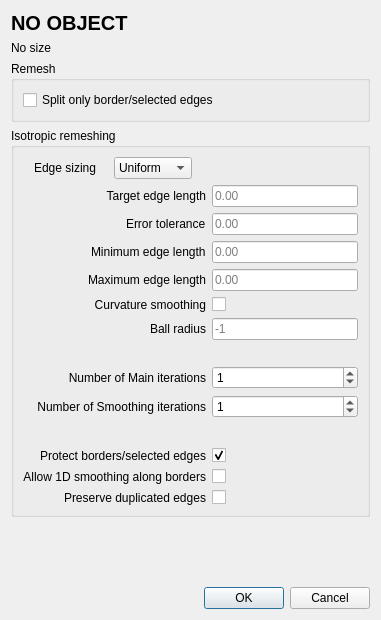
<?xml version="1.0" encoding="UTF-8"?>
<ui version="4.0">
 <class>Isotropic_remeshing_dialog</class>
 <widget class="QDialog" name="Isotropic_remeshing_dialog">
  <property name="enabled">
   <bool>true</bool>
  </property>
  <property name="geometry">
   <rect>
    <x>0</x>
    <y>0</y>
    <width>381</width>
    <height>620</height>
   </rect>
  </property>
  <property name="windowTitle">
   <string>Isotropic remeshing criteria</string>
  </property>
  <layout class="QVBoxLayout" name="verticalLayout">
   <item>
    <widget class="QLabel" name="objectName">
     <property name="font">
      <font>
       <pointsize>15</pointsize>
       <weight>75</weight>
       <bold>true</bold>
      </font>
     </property>
     <property name="text">
      <string>NO OBJECT</string>
     </property>
    </widget>
   </item>
   <item>
    <widget class="QLabel" name="objectNameSize">
     <property name="text">
      <string>No size</string>
     </property>
    </widget>
   </item>
   <item>
    <widget class="QGroupBox" name="groupBox_2">
     <property name="title">
      <string>Remesh</string>
     </property>
     <layout class="QHBoxLayout" name="horizontalLayout">
      <item>
       <widget class="QCheckBox" name="splitEdgesOnly_checkbox">
        <property name="text">
         <string>Split only border/selected edges</string>
        </property>
       </widget>
      </item>
     </layout>
    </widget>
   </item>
   <item>
    <widget class="QGroupBox" name="groupBox">
     <property name="title">
      <string>Isotropic remeshing</string>
     </property>
     <layout class="QGridLayout" name="gridLayout_2" rowstretch="0,0,0,0,0,0,0,0,0,0,0,0,0,0,0,0,0,0,0,0,0,0,0,0,0,0,0" columnstretch="0,0">
      <item row="15" column="1">
       <widget class="QCheckBox" name="curvSmooth_checkbox">
        <property name="text">
         <string/>
        </property>
       </widget>
      </item>
      <item row="13" column="0" alignment="Qt::AlignRight">
       <widget class="QLabel" name="minEdgeLength_label">
        <property name="text">
         <string>Minimum edge length</string>
        </property>
       </widget>
      </item>
      <item row="25" column="1">
       <widget class="QCheckBox" name="smooth1D_checkbox">
        <property name="text">
         <string/>
        </property>
       </widget>
      </item>
      <item row="22" column="1">
       <widget class="QSpinBox" name="nbSmoothing_spinbox">
        <property name="minimum">
         <number>0</number>
        </property>
        <property name="maximum">
         <number>100</number>
        </property>
        <property name="value">
         <number>1</number>
        </property>
       </widget>
      </item>
      <item row="12" column="0" alignment="Qt::AlignRight">
       <widget class="QLabel" name="errorTol_label">
        <property name="text">
         <string>Error tolerance</string>
        </property>
       </widget>
      </item>
      <item row="24" column="1">
       <widget class="QCheckBox" name="protect_checkbox">
        <property name="text">
         <string/>
        </property>
        <property name="checked">
         <bool>true</bool>
        </property>
       </widget>
      </item>
      <item row="12" column="1">
       <widget class="DoubleEdit" name="errorTol_edit">
        <property name="text">
         <string/>
        </property>
        <property name="placeholderText">
         <string>0.00</string>
        </property>
       </widget>
      </item>
      <item row="3" column="0">
       <layout class="QHBoxLayout" name="horizontalLayout_2">
        <property name="spacing">
         <number>-1</number>
        </property>
        <property name="sizeConstraint">
         <enum>QLayout::SetDefaultConstraint</enum>
        </property>
        <property name="leftMargin">
         <number>11</number>
        </property>
        <property name="rightMargin">
         <number>14</number>
        </property>
        <item alignment="Qt::AlignLeft">
         <widget class="QLabel" name="edgeSizing_type_label">
          <property name="text">
           <string>Edge sizing</string>
          </property>
         </widget>
        </item>
        <item alignment="Qt::AlignLeft">
         <widget class="QComboBox" name="edgeSizing_type_combo_box">
          <property name="sizePolicy">
           <sizepolicy hsizetype="Preferred" vsizetype="Fixed">
            <horstretch>0</horstretch>
            <verstretch>0</verstretch>
           </sizepolicy>
          </property>
          <property name="maximumSize">
           <size>
            <width>168</width>
            <height>16777215</height>
           </size>
          </property>
          <item>
           <property name="text">
            <string>Uniform</string>
           </property>
          </item>
          <item>
           <property name="text">
            <string>Adaptive</string>
           </property>
          </item>
         </widget>
        </item>
       </layout>
      </item>
      <item row="17" column="0">
       <spacer name="verticalSpacer">
        <property name="orientation">
         <enum>Qt::Vertical</enum>
        </property>
        <property name="sizeHint" stdset="0">
         <size>
          <width>20</width>
          <height>20</height>
         </size>
        </property>
       </spacer>
      </item>
      <item row="25" column="0">
       <widget class="QLabel" name="smooth1D_label">
        <property name="text">
         <string>Allow 1D smoothing along borders</string>
        </property>
        <property name="alignment">
         <set>Qt::AlignRight|Qt::AlignTrailing|Qt::AlignVCenter</set>
        </property>
       </widget>
      </item>
      <item row="24" column="0">
       <widget class="QLabel" name="protect_label">
        <property name="text">
         <string>Protect borders/selected edges</string>
        </property>
        <property name="alignment">
         <set>Qt::AlignRight|Qt::AlignTrailing|Qt::AlignVCenter</set>
        </property>
       </widget>
      </item>
      <item row="26" column="1">
       <widget class="QCheckBox" name="preserveDuplicates_checkbox">
        <property name="text">
         <string/>
        </property>
       </widget>
      </item>
      <item row="26" column="0">
       <widget class="QLabel" name="preserveDuplicates_label">
        <property name="text">
         <string>Preserve duplicated edges</string>
        </property>
        <property name="alignment">
         <set>Qt::AlignRight|Qt::AlignTrailing|Qt::AlignVCenter</set>
        </property>
       </widget>
      </item>
      <item row="21" column="1">
       <widget class="QSpinBox" name="nbIterations_spinbox">
        <property name="minimumSize">
         <size>
          <width>110</width>
          <height>0</height>
         </size>
        </property>
        <property name="value">
         <number>1</number>
        </property>
       </widget>
      </item>
      <item row="21" column="0">
       <widget class="QLabel" name="nbIterations_label">
        <property name="text">
         <string>Number of Main iterations</string>
        </property>
        <property name="alignment">
         <set>Qt::AlignRight|Qt::AlignTrailing|Qt::AlignVCenter</set>
        </property>
        <property name="buddy">
         <cstring>nbIterations_spinbox</cstring>
        </property>
       </widget>
      </item>
      <item row="23" column="0" colspan="2">
       <spacer name="verticalSpacer_3">
        <property name="orientation">
         <enum>Qt::Vertical</enum>
        </property>
        <property name="sizeType">
         <enum>QSizePolicy::Maximum</enum>
        </property>
        <property name="sizeHint" stdset="0">
         <size>
          <width>20</width>
          <height>24</height>
         </size>
        </property>
       </spacer>
      </item>
      <item row="11" column="0">
       <widget class="QLabel" name="edgeLength_label">
        <property name="text">
         <string>Target edge length</string>
        </property>
        <property name="alignment">
         <set>Qt::AlignRight|Qt::AlignTrailing|Qt::AlignVCenter</set>
        </property>
       </widget>
      </item>
      <item row="11" column="1">
       <widget class="DoubleEdit" name="edgeLength_dspinbox">
        <property name="inputMethodHints">
         <set>Qt::ImhNone</set>
        </property>
        <property name="inputMask">
         <string/>
        </property>
        <property name="text">
         <string/>
        </property>
        <property name="placeholderText">
         <string>0.00</string>
        </property>
       </widget>
      </item>
      <item row="14" column="0" alignment="Qt::AlignRight">
       <widget class="QLabel" name="maxEdgeLength_label">
        <property name="text">
         <string>Maximum edge length</string>
        </property>
       </widget>
      </item>
      <item row="13" column="1">
       <widget class="DoubleEdit" name="minEdgeLength_edit">
        <property name="placeholderText">
         <string>0.00</string>
        </property>
       </widget>
      </item>
      <item row="14" column="1">
       <widget class="DoubleEdit" name="maxEdgeLength_edit">
        <property name="placeholderText">
         <string>0.00</string>
        </property>
       </widget>
      </item>
      <item row="22" column="0">
       <widget class="QLabel" name="nbSmoothing_label">
        <property name="text">
         <string>Number of Smoothing iterations</string>
        </property>
        <property name="alignment">
         <set>Qt::AlignRight|Qt::AlignTrailing|Qt::AlignVCenter</set>
        </property>
       </widget>
      </item>
      <item row="16" column="0">
       <widget class="QLabel" name="curvSmoothBallR_label">
        <property name="text">
         <string>Ball radius</string>
        </property>
        <property name="alignment">
         <set>Qt::AlignRight|Qt::AlignTrailing|Qt::AlignVCenter</set>
        </property>
       </widget>
      </item>
      <item row="15" column="0">
       <widget class="QLabel" name="curvSmooth_label">
        <property name="text">
         <string>Curvature smoothing</string>
        </property>
        <property name="alignment">
         <set>Qt::AlignRight|Qt::AlignTrailing|Qt::AlignVCenter</set>
        </property>
       </widget>
      </item>
      <item row="16" column="1">
       <widget class="DoubleEdit" name="curvSmoothBallR_edit">
        <property name="placeholderText">
         <string>-1</string>
        </property>
        <property name="clearButtonEnabled">
         <bool>false</bool>
        </property>
       </widget>
      </item>
     </layout>
    </widget>
   </item>
   <item>
    <spacer name="verticalSpacer_2">
     <property name="orientation">
      <enum>Qt::Vertical</enum>
     </property>
     <property name="sizeType">
      <enum>QSizePolicy::MinimumExpanding</enum>
     </property>
     <property name="sizeHint" stdset="0">
      <size>
       <width>0</width>
       <height>0</height>
      </size>
     </property>
    </spacer>
   </item>
   <item>
    <widget class="QDialogButtonBox" name="buttonBox">
     <property name="orientation">
      <enum>Qt::Horizontal</enum>
     </property>
     <property name="standardButtons">
      <set>QDialogButtonBox::Cancel|QDialogButtonBox::Ok</set>
     </property>
    </widget>
   </item>
  </layout>
 </widget>
 <customwidgets>
  <customwidget>
   <class>DoubleEdit</class>
   <extends>QLineEdit</extends>
   <header>CGAL_double_edit.h</header>
  </customwidget>
 </customwidgets>
 <tabstops>
  <tabstop>splitEdgesOnly_checkbox</tabstop>
  <tabstop>edgeLength_dspinbox</tabstop>
  <tabstop>nbIterations_spinbox</tabstop>
  <tabstop>nbSmoothing_spinbox</tabstop>
  <tabstop>protect_checkbox</tabstop>
  <tabstop>smooth1D_checkbox</tabstop>
  <tabstop>preserveDuplicates_checkbox</tabstop>
 </tabstops>
 <resources/>
 <connections>
  <connection>
   <sender>buttonBox</sender>
   <signal>accepted()</signal>
   <receiver>Isotropic_remeshing_dialog</receiver>
   <slot>accept()</slot>
   <hints>
    <hint type="sourcelabel">
     <x>397</x>
     <y>333</y>
    </hint>
    <hint type="destinationlabel">
     <x>157</x>
     <y>195</y>
    </hint>
   </hints>
  </connection>
  <connection>
   <sender>buttonBox</sender>
   <signal>rejected()</signal>
   <receiver>Isotropic_remeshing_dialog</receiver>
   <slot>reject()</slot>
   <hints>
    <hint type="sourcelabel">
     <x>397</x>
     <y>333</y>
    </hint>
    <hint type="destinationlabel">
     <x>286</x>
     <y>195</y>
    </hint>
   </hints>
  </connection>
 </connections>
</ui>
